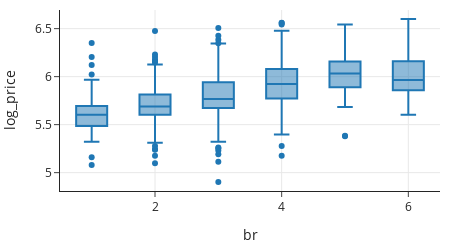

The code cell stored with this chart in its notebook:
### Markdown cell above
Now, let's fit a model with two categorical variables: the number of bedrooms and the city. Recall that we earlier reassigned the count of bedrooms that were above 6 to 6, which essentially collapses 6, 7, 8, ... into the category, 6+. We can see this relationship in the box plots of price (log \$) by the number of bedrooms:

### Code cell
px.box(sfh, x="br", y="log_price",
      width=450, height=250)

### Figure 1 — Plotly figure (JSON) as saved in the notebook; plotly's stock layout.template omitted (floating-point values rounded to 4 significant figures; data arrays with more than 128 entries replaced by an {"elided": "..."} marker saying what was removed)
{"data": [{"alignmentgroup": "True", "hovertemplate": "br=%{x}<br>log_price=%{y}<extra></extra>", "legendgroup": "", "marker": {"color": "#1F77B4"}, "name": "", "notched": false, "offsetgroup": "", "orientation": "v", "showlegend": false, "type": "box", "x": {"elided": "2667 int values"}, "x0": " ", "xaxis": "x", "y": {"elided": "2667 float values"}, "y0": " ", "yaxis": "y"}], "layout": {"boxmode": "group", "height": 250, "legend": {"tracegroupgap": 0}, "width": 450, "xaxis": {"anchor": "y", "domain": [0, 1], "title": {"text": "br"}}, "yaxis": {"anchor": "x", "domain": [0, 1], "title": {"text": "log_price"}}}}
